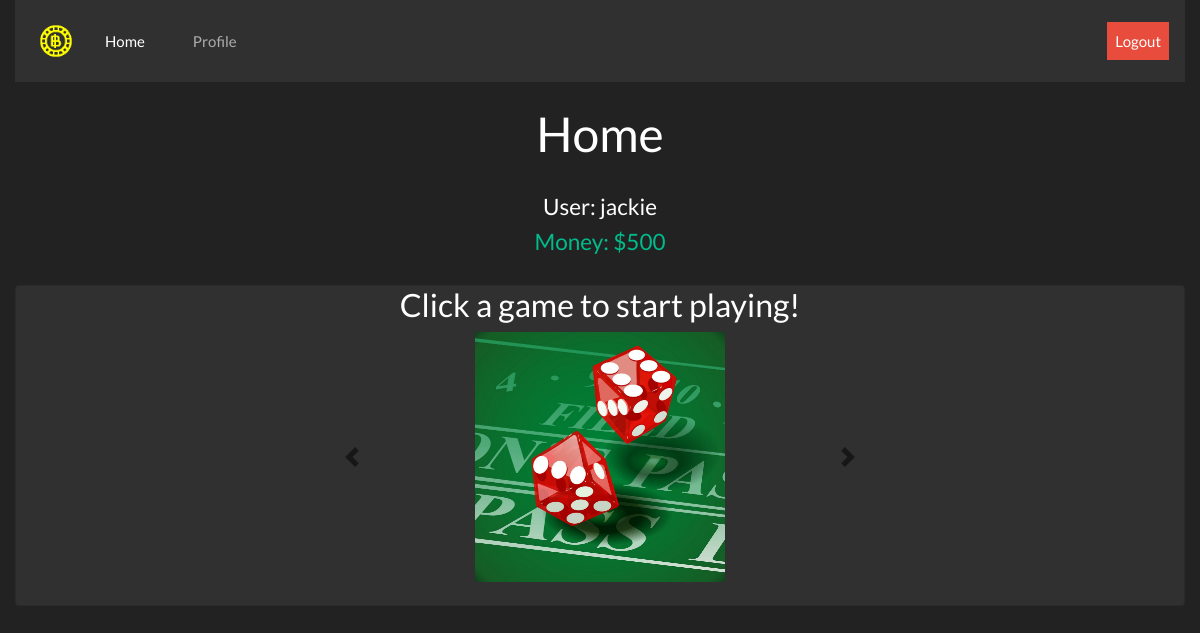
The page /home (signed in) on the database as committed earlier.
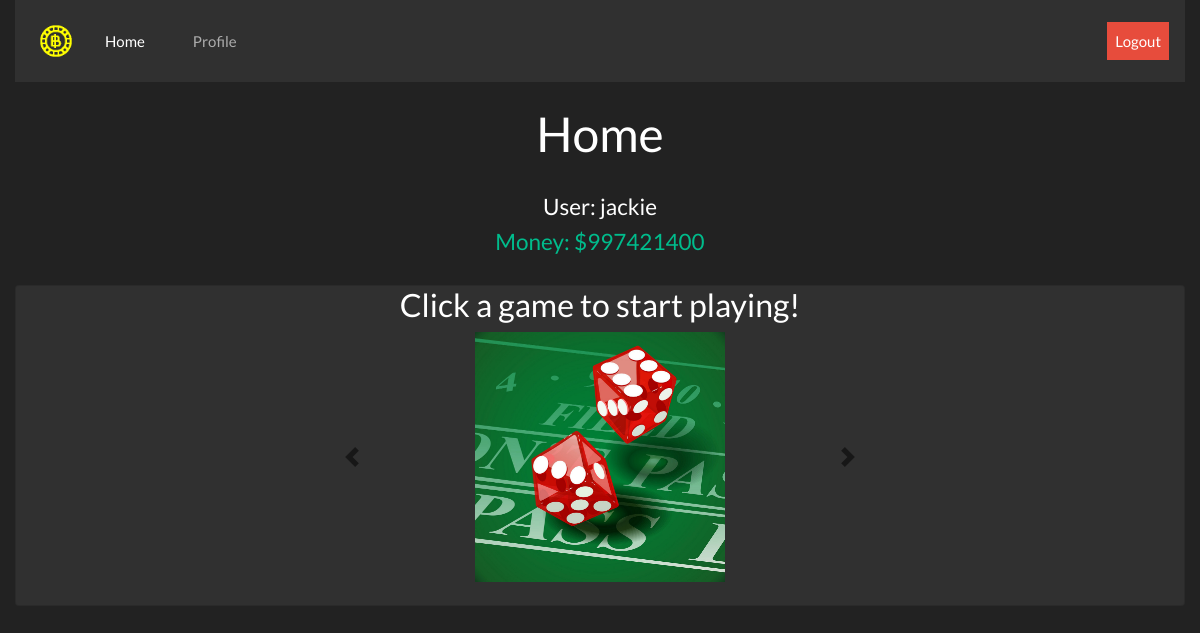
The same page on the database as committed later.
### tables this page shows
CREATE TABLE user_tbl (username TEXT, password TEXT, pfp TEXT, money INT, time INT, boosts TEXT);

### app.py (the view)
@app.route("/home")
@login_required
def home():
    user = session['username']
    money = db_manager.getMoney(user)
    '''def home(): homepage checks if user is in session and gets info on user'''
    return render_template("home.html", user=user, home="active", money=money)

### app.py (called while the page is built)
def login_required(f):
    @wraps(f)
    def dec(*args, **kwargs):
        if 'username' in session:
            for arg in args:
                print(arg)
            return f(*args, **kwargs)
        flash('You must be logged in to view this page!', 'alert-danger')
        return redirect('/')
    return dec

### utl/db_builder.py (called while the page is built)
def execmany(cmd, inputs):
    db = sqlite3.connect(DB_FILE)
    c = db.cursor()
    output = c.execute(cmd, inputs)
    db.commit()
    return output

### utl/db_manager.py (called while the page is built)
def getMoney(username):
    q = "SELECT money from user_tbl WHERE username=?"
    inputs = (username, )
    data = execmany(q, inputs).fetchone()[0]
    return data

### templates/home.html (shortened to what this page needs)
{% extends "_base.html" %}
{% block body %}
<h1>Home</h1>
<br>
<h4>User: {{user}}</h4>
<h4 class="text-success">Money: ${{money}}</h4><br>
<div class="card" style="margin-left: auto;
  margin-right: auto;">
  <h3>Click a game to start playing!</h3>
  <div id="carouselExampleIndicators" class="carousel slide w-50" data-ride="carousel" style="width:250px; align-items:center; margin-left: auto; margin-right: auto;">
    <div class="carousel-inner"  style="width:250px; align-items:center; margin-left: auto; margin-right: auto;">
			<div class="carousel-item active">
				<a href="/dice"><img class="d-block" style="margin: auto; width:250px; height:250px" src="../static/dice.jpg"></a>
			</div>
    </div>
      <a class="carousel-control-prev" href="#carouselExampleIndicators" role="button" data-slide="prev">
        <span class="carousel-control-prev-icon" aria-hidden="true" style="filter: invert(100%);"></span>
      </a>
      <a class="carousel-control-next" href="#carouselExampleIndicators" role="button" data-slide="next">
        <span class="carousel-control-next-icon" aria-hidden="true" style="filter: invert(100%);"></span>
      </a>
  </div>
  <br>
</div>
{% endblock %}

Rows that differ between the two databases and show on the page:
changed user_tbl "jackie": money "500" → "997421400"
